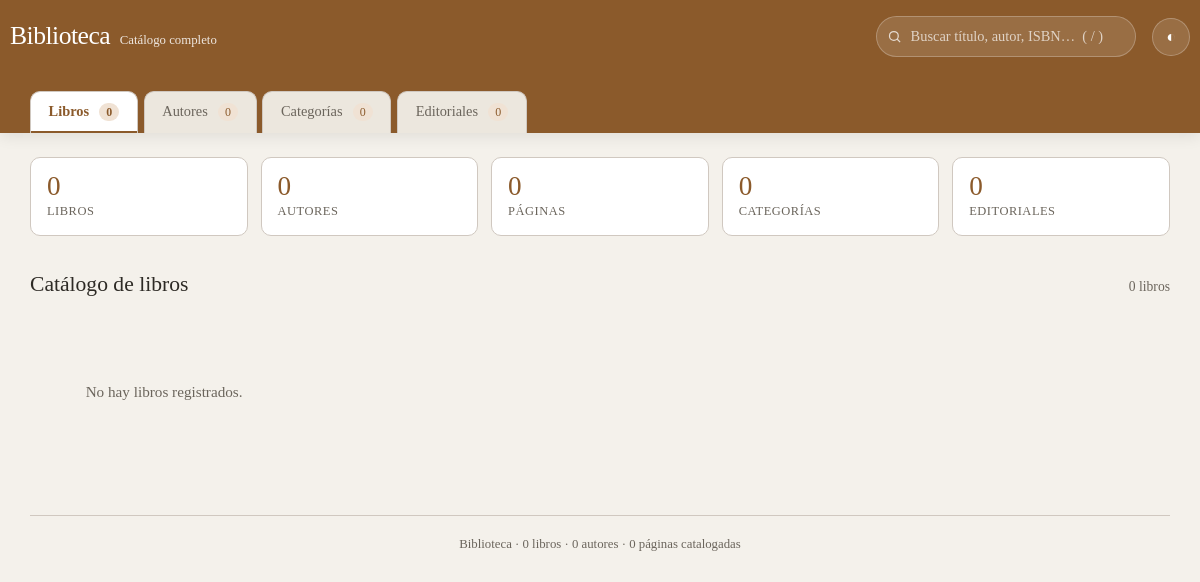
The app's page /, older data.
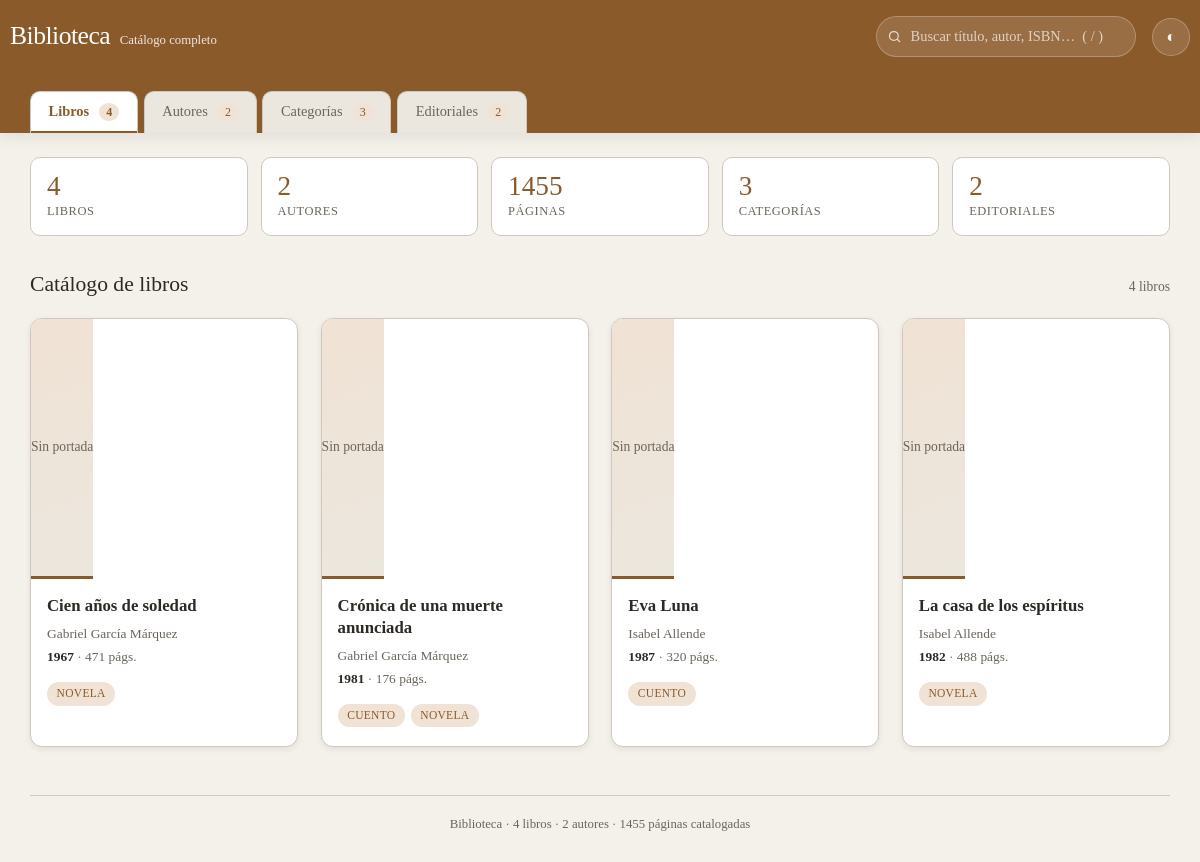
The same page, newer data.
### library/models.py (models this page shows, shortened)
class Libro(models.Model):
    titulo = models.CharField(max_length=200)
    isbn = models.CharField(max_length=13)
    anio_publicacion = models.PositiveIntegerField()
    numero_paginas = models.PositiveIntegerField()
    sinopsis = models.TextField(blank=True)
    portada = models.ImageField(upload_to='libros/', blank=True, null=True)
    autor = models.ForeignKey(
        Autor,
        on_delete=models.PROTECT,
        related_name='libros',
        verbose_name='Autor',
    )
    categorias = models.ManyToManyField(
        'Categoria',
        related_name='libros',
        verbose_name='Categorías',
    )
    editoriales = models.ManyToManyField(
        'Editorial',
        through='Publicacion',
        related_name='libros',
        verbose_name='Editoriales',
    )
    class Meta:
        verbose_name = 'Libro'
        verbose_name_plural = 'Libros'
        ordering = ['titulo']

class Autor(models.Model):
    nombre = models.CharField(max_length=50)
    apellido = models.CharField(max_length=50)
    nacionalidad = models.CharField(max_length=50)
    fecha_nacimiento = models.DateField()
    foto = models.ImageField(upload_to='autores/', blank=True, null=True)
    class Meta:
        verbose_name = 'Autor'
        verbose_name_plural = 'Autores'
        ordering = ['apellido', 'nombre']
    def __str__(self):
        return f'{self.nombre} {self.apellido}'

class Categoria(models.Model):
    nombre = models.CharField(max_length=100)
    descripcion = models.TextField(blank=True)
    imagen = models.ImageField(upload_to='categorias/', blank=True, null=True)
    class Meta:
        verbose_name = 'Categoría'
        verbose_name_plural = 'Categorías'
        ordering = ['nombre']

### library/views.py (the view)
# urls.py: path('', views.dashboard, name='dashboard'),
def dashboard(request):
    libros = list(
        Libro.objects.all()
        .select_related('autor', 'autor__perfil_autor')
        .prefetch_related('categorias', 'publicaciones__editorial')
    )
    autores = list(
        Autor.objects.all()
        .select_related('perfil_autor')
        .annotate(total_libros=Count('libros'))
    )
    categorias = list(Categoria.objects.all().annotate(total=Count('libros')))
    editoriales = list(
        Editorial.objects.all().annotate(total=Count('publicaciones'))
    )
    datos = [_libro_dict(libro) for libro in libros]
    contexto = {
        'libros': libros,
        'autores': autores,
        'categorias': categorias,
        'editoriales': editoriales,
        'datos_json': datos,
        'total_paginas': sum(l.numero_paginas for l in libros),
    }
    return render(request, 'library/dashboard.html', contexto)

### library/templatetags/library_extras.py (called while the page is built)
@register.filter
def media_url(campo):
    return imagen_url(campo) or ''

### library/utils.py (called while the page is built, shortened)
def imagen_url(campo):
    if not campo:
        return None

### library/views.py (called while the page is built)
def _autor_dict(autor):
    perfil = getattr(autor, 'perfil_autor', None)
    return {
        'id': autor.pk,
        'nombre': autor.nombre,
        'apellido': autor.apellido,
        'completo': str(autor),
        'nacionalidad': autor.nacionalidad,
        'nacimiento': autor.fecha_nacimiento.isoformat(),
        'foto': imagen_url(autor.foto),
        'biografia': perfil.biografia if perfil else '',
        'lugar': perfil.lugar_nacimiento if perfil else '',
    }

### library/templates/library/dashboard.html (shortened to what this page needs)
<!DOCTYPE html>
<html lang="es" data-tema="claro">
<head>
    {% load library_extras %}
</head>
<body>
<header class="barra">
    <div class="contenedor barra-inner">
        <div class="marca">
            <h1>Biblioteca</h1>
            <span>Catálogo completo</span>
        </div>
        <label class="buscador">
            <svg viewBox="0 0 24 24"><circle cx="11" cy="11" r="7"/><line x1="16.5" y1="16.5" x2="21" y2="21"/></svg>
            <input id="buscar" type="search" placeholder="Buscar título, autor, ISBN…  ( / )" autocomplete="off">
        </label>
        <button class="boton-icono" id="tema" title="Cambiar entre tema claro y oscuro" aria-label="Cambiar tema">◐</button>
    </div>
    <div class="contenedor">
        <nav class="pestanas" id="pestanas">
            <button class="pestana activa" data-panel="libros">Libros <span class="cuenta">{{ libros|length }}</span></button>
            <button class="pestana" data-panel="autores">Autores <span class="cuenta">{{ autores|length }}</span></button>
            <button class="pestana" data-panel="categorias">Categorías <span class="cuenta">{{ categorias|length }}</span></button>
            <button class="pestana" data-panel="editoriales">Editoriales <span class="cuenta">{{ editoriales|length }}</span></button>
        </nav>
    </div>
</header>
<main class="contenedor">
    <div class="resumen">
        <div class="dato"><div class="cifra">{{ libros|length }}</div><div class="etiqueta">Libros</div></div>
        <div class="dato"><div class="cifra">{{ autores|length }}</div><div class="etiqueta">Autores</div></div>
        <div class="dato"><div class="cifra">{{ total_paginas }}</div><div class="etiqueta">Páginas</div></div>
        <div class="dato"><div class="cifra">{{ categorias|length }}</div><div class="etiqueta">Categorías</div></div>
        <div class="dato"><div class="cifra">{{ editoriales|length }}</div><div class="etiqueta">Editoriales</div></div>
    </div>
    <section class="panel activo" id="panel-libros">
        <div class="seccion-titulo">
            <h2>Catálogo de libros</h2>
            <p id="conteo-libros">{{ libros|length }} libro{{ libros|length|pluralize:"s" }}</p>
        </div>
        <div class="rejilla" id="rejilla-libros">
            {% for libro in libros %}
            <button class="tarjeta" data-libro="{{ libro.pk }}"
                    data-buscar="{{ libro.titulo }} {{ libro.autor }} {{ libro.isbn }} {{ libro.anio_publicacion }}{% for cat in libro.categorias.all %} {{ cat.nombre }}{% endfor %}">
                {% if libro.portada|media_url %}
                    <img class="portada" src="{{ libro.portada|media_url }}" alt="Portada de {{ libro.titulo }}" loading="lazy">
                {% else %}
                    <div class="portada-vacia">Sin portada</div>
                {% endif %}
                <div class="cuerpo">
                    <h3>{{ libro.titulo }}</h3>
                    <p class="meta">{{ libro.autor }}</p>
                    <p class="meta"><strong>{{ libro.anio_publicacion }}</strong> · {{ libro.numero_paginas }} págs.</p>
                    <div class="chips">
                        {% for cat in libro.categorias.all %}<span class="chip">{{ cat.nombre }}</span>{% endfor %}
                    </div>
                </div>
            </button>
            {% empty %}
            <p class="vacio">No hay libros registrados.</p>
            {% endfor %}
        </div>
    </section>
    <p class="pie">Biblioteca · {{ libros|length }} libros · {{ autores|length }} autores · {{ total_paginas }} páginas catalogadas</p>
</main>
</body>
</html>

Row changes from the older to the newer data that the page shows:
added Libro: portada "Sin portada", titulo "Cien años de soledad", autor "Gabriel García Márquez", anio_publicacion "1967", numero_paginas "471"
added Categoria: nombre "NOVELA"
added Libro: portada "Sin portada", titulo "Crónica de una muerte anunciada", autor "Gabriel García Márquez", anio_publicacion "1981", numero_paginas "176"
added Categoria: nombre "CUENTO"
added Libro: portada "Sin portada", titulo "Eva Luna", autor "Isabel Allende", anio_publicacion "1987", numero_paginas "320"
added Libro: portada "Sin portada", titulo "La casa de los espíritus", autor "Isabel Allende", anio_publicacion "1982", numero_paginas "488"
Text that changed along with them:
{{ libros|length }}: "0" → "4"
{{ autores|length }}: "0" → "2"
{{ categorias|length }}: "0" → "3"
{{ editoriales|length }}: "0" → "2"
{{ total_paginas }}: "0" → "1455"
text no longer shown: "No hay libros registrados."
